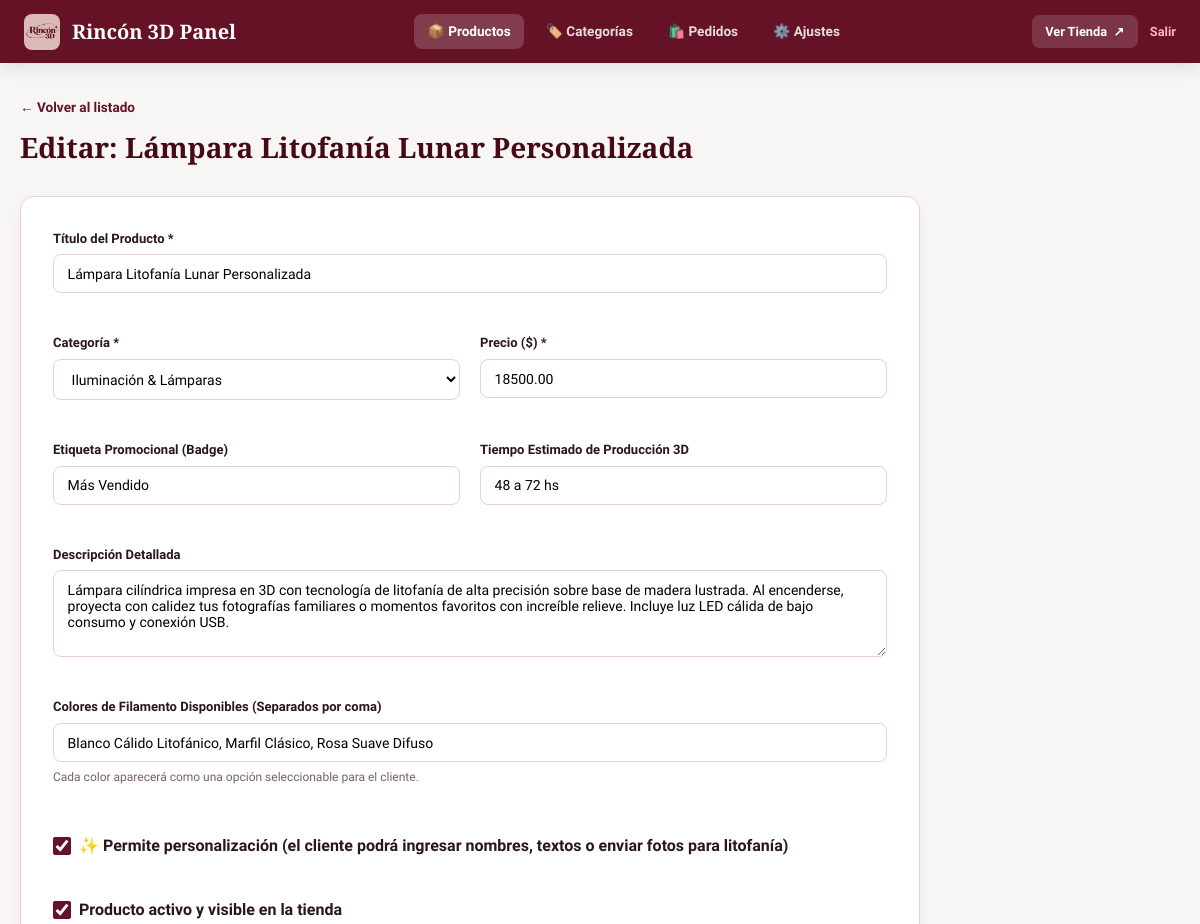
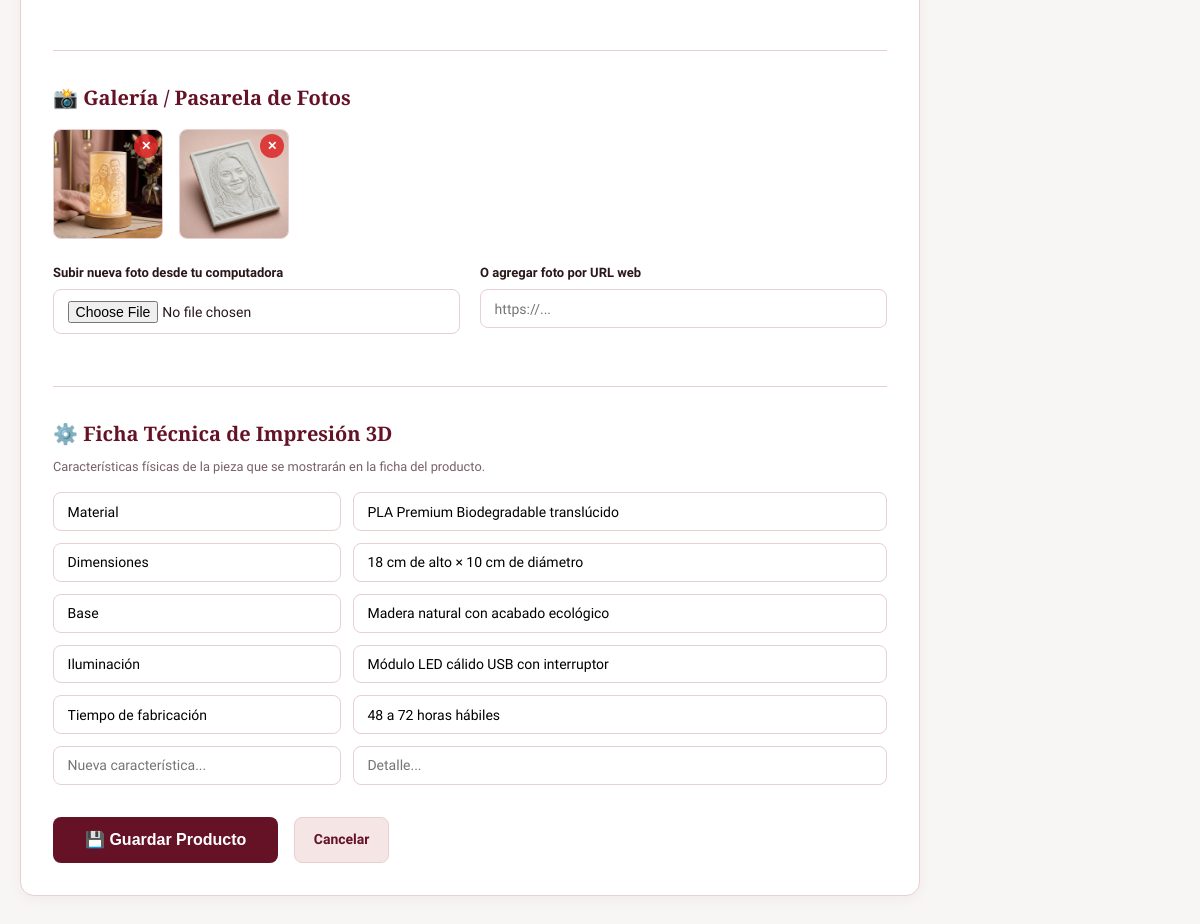
The app's page /admin/producto.php?id=1 (signed in) with its own data (2 pictures, top to bottom).
### tables this page shows
CREATE TABLE IF NOT EXISTS `productos` (
  `id` INT AUTO_INCREMENT PRIMARY KEY,
  `categoria_id` INT NOT NULL,
  `titulo` VARCHAR(200) NOT NULL,
  `slug` VARCHAR(220) NOT NULL,
  `descripcion` TEXT NOT NULL,
  `precio` DECIMAL(12,2) NOT NULL DEFAULT 0.00,
  `badge` VARCHAR(50) NULL,
  `customizable` TINYINT(1) DEFAULT 0,
  `tiempo_produccion` VARCHAR(100) DEFAULT '24 a 48 hs',
  `activo` TINYINT(1) DEFAULT 1,
  `destacado` TINYINT(1) DEFAULT 0,
  `orden` INT DEFAULT 0,
  `created_at` TIMESTAMP DEFAULT CURRENT_TIMESTAMP,
  `updated_at` TIMESTAMP DEFAULT CURRENT_TIMESTAMP ON UPDATE CURRENT_TIMESTAMP,
  CONSTRAINT `fk_prod_categoria` FOREIGN KEY (`categoria_id`) REFERENCES `categorias`(`id`) ON DELETE CASCADE
);

CREATE TABLE IF NOT EXISTS `categorias` (
  `id` INT AUTO_INCREMENT PRIMARY KEY,
  `slug` VARCHAR(50) NOT NULL UNIQUE,
  `nombre` VARCHAR(100) NOT NULL,
  `icono` VARCHAR(50) DEFAULT '✦',
  `orden` INT DEFAULT 0,
  `activo` TINYINT(1) DEFAULT 1
);

CREATE TABLE IF NOT EXISTS `producto_imagenes` (
  `id` INT AUTO_INCREMENT PRIMARY KEY,
  `producto_id` INT NOT NULL,
  `url_imagen` VARCHAR(255) NOT NULL,
  `orden` INT DEFAULT 0,
  `es_principal` TINYINT(1) DEFAULT 0,
  CONSTRAINT `fk_img_producto` FOREIGN KEY (`producto_id`) REFERENCES `productos`(`id`) ON DELETE CASCADE
);

### admin/producto.php (the view, shortened to what this page needs)
<?php
$db = getDB();
$productId = isset($_GET['id']) ? (int)$_GET['id'] : 0;
$isEditing = $productId > 0;
$categories = [];
if ($db) {
    $categories = $db->query("SELECT * FROM categorias WHERE activo = 1 ORDER BY orden ASC")->fetchAll();
}
$product = [
    'titulo' => '',
    'categoria_id' => $categories[0]['id'] ?? 1,
    'precio' => '',
    'badge' => '',
    'customizable' => 0,
    'tiempo_produccion' => '24 a 48 hs',
    'descripcion' => '',
    'activo' => 1,
    'destacado' => 0,
    'imagenes' => [],
    'colores_texto' => '',
    'specs' => [
        'Material' => 'PLA Premium Biodegradable',
        'Dimensiones' => '',
        'Tiempo de fabricación' => '24 a 48 hs'
    ]
];
if ($isEditing && $db) {
    $stmt = $db->prepare("SELECT * FROM productos WHERE id = ?");
    $stmt->execute([$productId]);
    $existing = $stmt->fetch();
    if ($existing) {
        $product['titulo'] = $existing['titulo'];
        $product['categoria_id'] = $existing['categoria_id'];
        $product['precio'] = $existing['precio'];
        $product['badge'] = $existing['badge'];
        $product['customizable'] = $existing['customizable'];
        $product['tiempo_produccion'] = $existing['tiempo_produccion'];
        $product['descripcion'] = $existing['descripcion'];
        $product['activo'] = $existing['activo'];
        $product['destacado'] = $existing['destacado'];
        $stmtImgs = $db->prepare("SELECT id, url_imagen, es_principal FROM producto_imagenes WHERE producto_id = ? ORDER BY orden ASC");
        $stmtImgs->execute([$productId]);
        $product['imagenes'] = $stmtImgs->fetchAll();
        $stmtCols = $db->prepare("SELECT nombre_color FROM producto_colores WHERE producto_id = ?");
        $stmtCols->execute([$productId]);
        $cols = $stmtCols->fetchAll(PDO::FETCH_COLUMN);
        $product['colores_texto'] = implode(', ', $cols);
        $stmtSpecs = $db->prepare("SELECT clave, valor FROM producto_especificaciones WHERE producto_id = ?");
        $stmtSpecs->execute([$productId]);
        $product['specs'] = $stmtSpecs->fetchAll(PDO::FETCH_KEY_PAIR);
    }
}
?>
<!DOCTYPE html>
<html lang="es">
<head>
  <link rel="stylesheet" href="admin.css">
</head>
<body>
  <header class="admin-navbar">
    <div class="admin-nav-container">
      <div class="admin-brand">
        <img src="../assets/img/logo.jpg" alt="Logo Rincón 3D">
        <span class="admin-brand-title">Rincón 3D Panel</span>
      </div>
      <nav class="admin-links">
        <a href="index.php" class="admin-nav-link active">📦 Productos</a>
        <a href="categorias.php" class="admin-nav-link">🏷️ Categorías</a>
        <a href="pedidos.php" class="admin-nav-link">🛍️ Pedidos</a>
        <a href="configuracion.php" class="admin-nav-link">⚙️ Ajustes</a>
      </nav>
      <div class="admin-user-menu">
        <a href="../index.php" target="_blank" class="store-preview-btn">
          <span>Ver Tienda</span> ↗
        </a>
        <a href="logout.php" class="logout-btn">Salir</a>
      </div>
    </div>
  </header>
  <main class="admin-main">
    <div class="page-header">
      <div>
        <a href="index.php" style="color: var(--admin-wine); font-weight: 600; font-size: 0.85rem;">← Volver al listado</a>
        <h1 class="page-title" style="margin-top: 0.4rem;">
          <?php echo $isEditing ? 'Editar: ' . htmlspecialchars($product['titulo']) : 'Nuevo Producto de Impresión 3D'; ?>
        </h1>
      </div>
    </div>
    <form method="POST" enctype="multipart/form-data" class="form-card" style="max-width: 900px;">
      <div class="form-grid">
        <div class="form-group full-width">
          <label class="form-label">Título del Producto *</label>
          <input type="text" name="titulo" class="form-control" required value="<?php echo htmlspecialchars($product['titulo']); ?>" placeholder="Ej: Lámpara Litofanía Lunar Personalizada">
        </div>
        <div class="form-group">
          <label class="form-label">Categoría *</label>
          <select name="categoria_id" class="form-control">
            <?php foreach ($categories as $cat): ?>
              <option value="<?php echo $cat['id']; ?>" <?php echo $product['categoria_id'] == $cat['id'] ? 'selected' : ''; ?>>
                <?php echo htmlspecialchars($cat['nombre']); ?>
              </option>
            <?php endforeach; ?>
          </select>
        </div>
        <div class="form-group">
          <label class="form-label">Precio ($) *</label>
          <input type="number" step="0.01" name="precio" class="form-control" required value="<?php echo htmlspecialchars($product['precio']); ?>" placeholder="18500">
        </div>
        <div class="form-group">
          <label class="form-label">Etiqueta Promocional (Badge)</label>
          <input type="text" name="badge" class="form-control" value="<?php echo htmlspecialchars($product['badge'] ?? ''); ?>" placeholder="Más Vendido, Exclusivo, Tendencia...">
        </div>
        <div class="form-group">
          <label class="form-label">Tiempo Estimado de Producción 3D</label>
          <input type="text" name="tiempo_produccion" class="form-control" value="<?php echo htmlspecialchars($product['tiempo_produccion']); ?>" placeholder="24 a 48 hs">
        </div>
        <div class="form-group full-width">
          <label class="form-label">Descripción Detallada</label>
          <textarea name="descripcion" class="form-control" rows="4" placeholder="Describe los detalles, materiales y el valor artesanal del producto..."><?php echo htmlspecialchars($product['descripcion']); ?></textarea>
        </div>
        <div class="form-group full-width">
          <label class="form-label">Colores de Filamento Disponibles (Separados por coma)</label>
          <input type="text" name="colores" class="form-control" value="<?php echo htmlspecialchars($product['colores_texto']); ?>" placeholder="Borgoña Rincón 3D, Rosa Empolvado, Blanco Mármol, Negro Satinado">
          <span style="font-size: 0.75rem; color: var(--admin-muted);">Cada color aparecerá como una opción seleccionable para el cliente.</span>
        </div>
        <div class="form-group full-width" style="margin-top: 0.5rem;">
          <label class="form-check">
            <input type="checkbox" name="customizable" value="1" <?php echo $product['customizable'] ? 'checked' : ''; ?>>
            <span style="font-weight: 600;">✨ Permite personalización (el cliente podrá ingresar nombres, textos o enviar fotos para litofanía)</span>
          </label>
        </div>
        <div class="form-group full-width">
          <label class="form-check">
            <input type="checkbox" name="activo" value="1" <?php echo $product['activo'] ? 'checked' : ''; ?>>
            <span style="font-weight: 600;">Producto activo y visible en la tienda</span>
          </label>
        </div>
      </div>
      <hr style="border: none; border-top: 1px solid var(--admin-blush-border); margin: 2rem 0;">
      <h3 style="font-family: var(--font-serif); font-size: 1.25rem; color: var(--admin-wine); margin-bottom: 1rem;">
        📸 Galería / Pasarela de Fotos
      </h3>
      <?php if (!empty($product['imagenes'])): ?>
        <div style="display: flex; gap: 1rem; flex-wrap: wrap; margin-bottom: 1.5rem;">
          <?php foreach ($product['imagenes'] as $img):
            $imgSrc = strpos($img['url_imagen'], 'assets/') === 0 ? '../' . $img['url_imagen'] : $img['url_imagen'];
          ?>
            <div style="position: relative; width: 110px; height: 110px; border-radius: var(--radius-sm); overflow: hidden; border: 1px solid var(--admin-blush-border);">
              <img src="<?php echo htmlspecialchars($imgSrc); ?>" alt="Foto" style="width: 100%; height: 100%; object-fit: cover;">
              <button type="submit" name="eliminar_imagen_id" value="<?php echo $img['id']; ?>" onclick="return confirm('¿Eliminar esta foto de la galería?')" style="position: absolute; top: 4px; right: 4px; background: rgba(220,38,38,0.85); color: #fff; border-radius: 50%; width: 24px; height: 24px; font-size: 12px; font-weight: bold; border: none; cursor: pointer;">
                ✕
              </button>
            </div>
          <?php endforeach; ?>
        </div>
      <?php endif; ?>
      <div class="form-grid">
        <div class="form-group">
          <label class="form-label">Subir nueva foto desde tu computadora</label>
          <input type="file" name="foto_archivo" accept="image/*" class="form-control">
        </div>
        <div class="form-group">
          <label class="form-label">O agregar foto por URL web</label>
          <input type="url" name="nueva_foto_url" class="form-control" placeholder="https://...">
        </div>
      </div>
      <hr style="border: none; border-top: 1px solid var(--admin-blush-border); margin: 2rem 0;">
      <h3 style="font-family: var(--font-serif); font-size: 1.25rem; color: var(--admin-wine); margin-bottom: 0.5rem;">
        ⚙️ Ficha Técnica de Impresión 3D
      </h3>
      <p style="font-size: 0.8rem; color: var(--admin-muted); margin-bottom: 1rem;">Características físicas de la pieza que se mostrarán en la ficha del producto.</p>
      <div id="specs-container">
        <?php foreach ($product['specs'] as $k => $v): ?>
          <div style="display: flex; gap: 0.75rem; margin-bottom: 0.75rem;">
            <input type="text" name="spec_key[]" class="form-control" style="width: 35%;" value="<?php echo htmlspecialchars($k); ?>" placeholder="Característica (ej: Material)">
            <input type="text" name="spec_val[]" class="form-control" style="width: 65%;" value="<?php echo htmlspecialchars($v); ?>" placeholder="Detalle (ej: PLA ecológico)">
          </div>
        <?php endforeach; ?>
        <div style="display: flex; gap: 0.75rem; margin-bottom: 0.75rem;">
          <input type="text" name="spec_key[]" class="form-control" style="width: 35%;" placeholder="Nueva característica...">
          <input type="text" name="spec_val[]" class="form-control" style="width: 65%;" placeholder="Detalle...">
        </div>
      </div>
      <div style="margin-top: 2rem; display: flex; gap: 1rem;">
        <button type="submit" class="btn btn-primary" style="padding: 0.85rem 2rem; font-size: 1rem;">
          💾 Guardar Producto
        </button>
        <a href="index.php" class="btn btn-secondary">Cancelar</a>
      </div>
    </form>
  </main>
</body>
</html>

### admin/admin.css (style rules this page uses)
:root { --admin-wine: #651226; --admin-wine-dark: #450A16; --admin-wine-hover: #7E1831; --admin-blush: #F5E5E5; --admin-blush-border: #E8CFD1; --admin-bg: #F8F5F5; --admin-surface: #FFFFFF; --admin-text: #2A171A; --admin-muted: #786066; --admin-success: #1E7E4E; --admin-success-bg: #EAF7EE; --admin-warning: #B45309; --admin-warning-bg: #FEF3C7; --admin-danger: #DC2626; --admin-danger-bg: #FEE2E2; --font-serif: 'Playfair Display', Georgia, serif; --font-sans: 'Plus Jakarta Sans', system-ui, sans-serif; --radius-sm: 8px; --radius-md: 14px; --radius-lg: 20px; }
*, *::before, *::after { box-sizing: border-box; margin: 0; padding: 0; }
body { font-family: var(--font-sans); background-color: var(--admin-bg); color: var(--admin-text); line-height: 1.5; min-height: 100vh; }
a { color: inherit; text-decoration: none; }
.admin-navbar { background: var(--admin-wine); color: #FFFFFF; padding: 0.85rem 1.5rem; position: sticky; top: 0; z-index: 50; box-shadow: 0 4px 16px rgba(0,0,0,0.1); }
.admin-nav-container { max-width: 1240px; margin: 0 auto; display: flex; align-items: center; justify-content: space-between; flex-wrap: wrap; gap: 1rem; }
.admin-brand { display: flex; align-items: center; gap: 0.75rem; }
.admin-brand img { width: 36px; height: 36px; border-radius: var(--radius-sm); }
.admin-brand-title { font-family: var(--font-serif); font-size: 1.25rem; font-weight: 700; }
.admin-links { display: flex; align-items: center; gap: 0.5rem; }
.admin-nav-link { padding: 0.45rem 0.85rem; border-radius: var(--radius-sm); font-size: 0.85rem; font-weight: 600; color: rgba(255,255,255,0.85); transition: all 0.2s; }
.admin-nav-link:hover, .admin-nav-link.active { background: rgba(255,255,255,0.18); color: #FFFFFF; }
.admin-user-menu { display: flex; align-items: center; gap: 0.75rem; }
.store-preview-btn { background: rgba(255,255,255,0.15); color: #FFFFFF; font-size: 0.8rem; font-weight: 600; padding: 0.45rem 0.85rem; border-radius: var(--radius-sm); display: inline-flex; align-items: center; gap: 0.4rem; }
.logout-btn { color: #FFB3BA; font-size: 0.8rem; font-weight: 600; }
.admin-main { max-width: 1240px; margin: 2rem auto; padding: 0 1.25rem; }
.page-header { display: flex; align-items: center; justify-content: space-between; flex-wrap: wrap; gap: 1rem; margin-bottom: 1.75rem; }
.page-title { font-family: var(--font-serif); font-size: 1.75rem; color: var(--admin-wine-dark); }
.btn { display: inline-flex; align-items: center; justify-content: center; gap: 0.45rem; padding: 0.65rem 1.15rem; border-radius: var(--radius-sm); font-weight: 600; font-size: 0.875rem; border: none; cursor: pointer; transition: all 0.2s; }
.btn-primary { background: var(--admin-wine); color: #FFFFFF; }
.btn-secondary { background: var(--admin-blush); color: var(--admin-wine); border: 1px solid var(--admin-blush-border); }
.form-card { background: var(--admin-surface); border: 1px solid var(--admin-blush-border); border-radius: var(--radius-md); padding: 2rem; box-shadow: 0 4px 14px rgba(101, 18, 38, 0.04); max-width: 800px; }
.form-grid { display: grid; grid-template-columns: 1fr 1fr; gap: 1.25rem; }
.form-group { display: flex; flex-direction: column; gap: 0.4rem; margin-bottom: 1.25rem; }
.form-group.full-width { grid-column: 1 / -1; }
.form-label { font-size: 0.8125rem; font-weight: 700; color: var(--admin-text); }
.form-control { padding: 0.65rem 0.85rem; border: 1px solid var(--admin-blush-border); border-radius: var(--radius-sm); font-family: inherit; font-size: 0.875rem; background: #FFFFFF; }
.form-check { display: flex; align-items: center; gap: 0.5rem; cursor: pointer; }
.form-check input[type="checkbox"] { width: 18px; height: 18px; accent-color: var(--admin-wine); cursor: pointer; }

### records on screen
productos: titulo "Lámpara Litofanía Lunar Personalizada", categoria_id "Iluminación & Lámparas", precio "18500.00", badge "Más Vendido", tiempo_produccion "48 a 72 hs", descripcion "Lámpara cilíndrica impresa en 3D con tecnología de litofanía de alta precisión sobre base de madera lustrada. Al encenderse, proyecta con calidez tus fotografías familiares o momentos favoritos con increíble relieve. Incluye luz LED cálida de bajo consumo y conexión USB.", customizable "☑", activo "☑"
producto_imagenes: url_imagen (picture), $img['id'] 1 (drawn)
producto_imagenes: url_imagen (picture), $img['id'] 2 (drawn)
